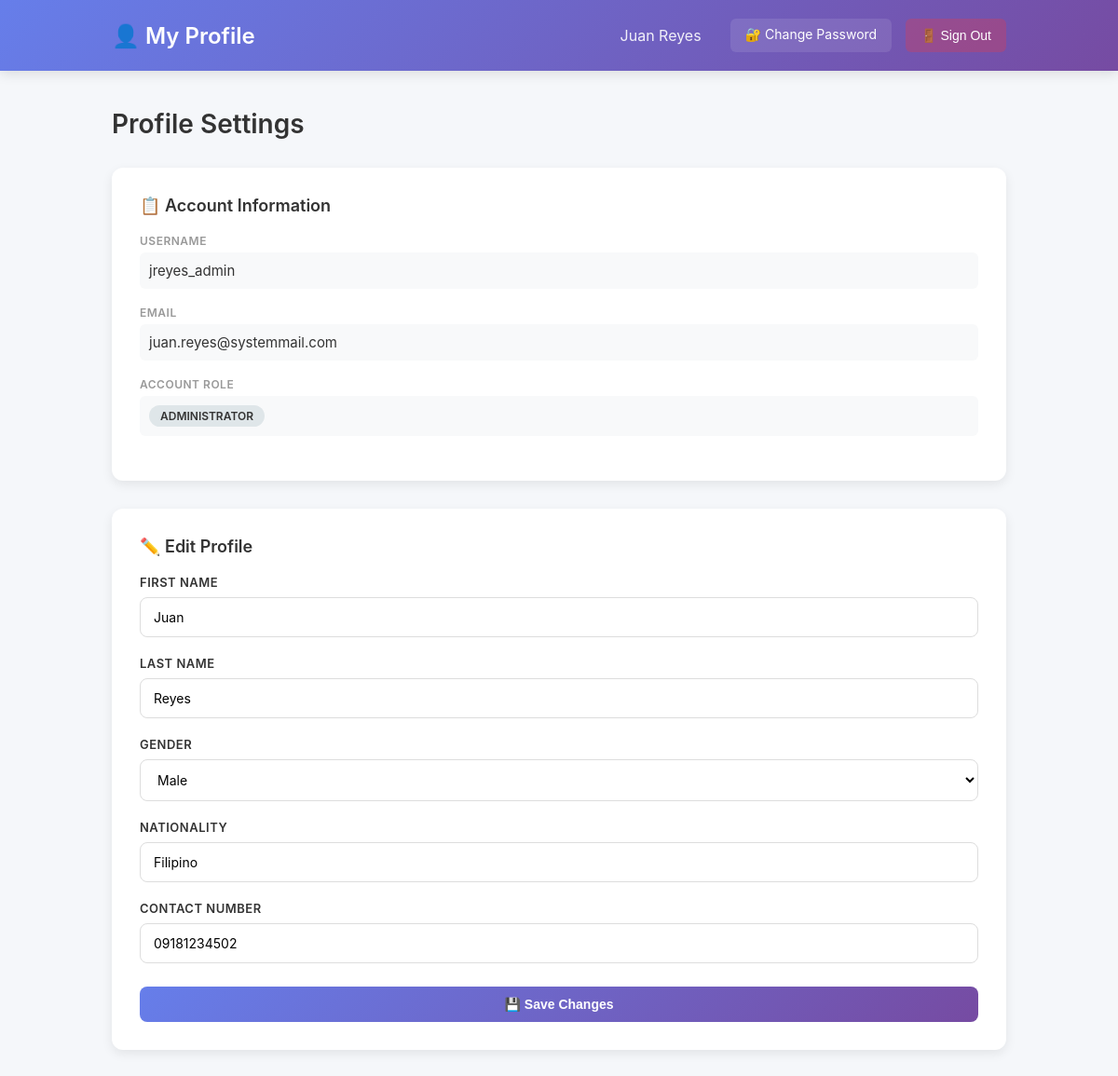
The app's page /profile.php (signed in) with its own data.
### tables this page shows
CREATE TABLE `users` (
  `id` int(11) NOT NULL,
  `username` varchar(50) NOT NULL,
  `email` varchar(120) NOT NULL,
  `password_hash` varchar(255) NOT NULL,
  `role` enum('admin','user') NOT NULL DEFAULT 'user',
  `firstname` varchar(60) NOT NULL,
  `lastname` varchar(60) NOT NULL,
  `gender` enum('male','female','other') DEFAULT 'other',
  `nationality` varchar(80) DEFAULT NULL,
  `contact_number` varchar(30) DEFAULT NULL,
  `created_at` timestamp NOT NULL DEFAULT current_timestamp()
);

### public/profile.php (the view, shortened to what this page needs)
<?php
require "../components/pdo.php";
$id = $_SESSION["user_id"];
$stmt = $pdo->prepare(
    "SELECT * FROM users WHERE id=?"
);
$stmt->execute([$id]);
$user = $stmt->fetch();
?>
<!DOCTYPE html>
<html lang="en">
<head>
</head>
<body>
    <header>
        <div class="header-content">
            <div class="header-title">👤 My Profile</div>
            <div class="header-nav">
                <span style="padding: 8px 16px; opacity: 0.9;"><?= htmlspecialchars($_SESSION['firstname'] . ' ' . $_SESSION['lastname']) ?></span>
                <a href="change_password.php">🔐 Change Password</a>
                <button onclick="confirmLogout()" class="logout-btn">🚪 Sign Out</button>
            </div>
        </div>
    </header>
    <div class="container">
        <h1 class="page-title">Profile Settings</h1>
        <div class="profile-grid">
            <div class="card">
                <div class="card-title">📋 Account Information</div>
                <div class="info-group">
                    <div class="info-label">Username</div>
                    <div class="info-value"><?= htmlspecialchars($user["username"]) ?></div>
                </div>
                <div class="info-group">
                    <div class="info-label">Email</div>
                    <div class="info-value"><?= htmlspecialchars($user["email"]) ?></div>
                </div>
                <div class="info-group">
                    <div class="info-label">Account Role</div>
                    <div class="info-value">
                        <span style="
                            display: inline-block;
                            padding: 4px 12px;
                            background-color: #dfe6e9;
                            border-radius: 20px;
                            font-weight: 600;
                            text-transform: uppercase;
                            font-size: 12px;
                        ">
                            <?= $user["role"] === 'admin' ? 'Administrator' : 'User' ?>
                        </span>
                    </div>
                </div>
            </div>
        </div>
        <div class="card" style="margin-top: 30px;">
            <div class="card-title">✏️ Edit Profile</div>
            <form method="POST">
                <div class="form-group">
                    <label for="firstname">First Name</label>
                    <input
                        id="firstname"
                        type="text"
                        name="firstname"
                        value="<?= htmlspecialchars($user["firstname"]) ?>"
                        required
                    >
                </div>
                <div class="form-group">
                    <label for="lastname">Last Name</label>
                    <input
                        id="lastname"
                        type="text"
                        name="lastname"
                        value="<?= htmlspecialchars($user["lastname"]) ?>"
                        required
                    >
                </div>
                <div class="form-group">
                    <label for="gender">Gender</label>
                    <select id="gender" name="gender">
                        <option value="male" <?= $user["gender"] === 'male' ? 'selected' : '' ?>>Male</option>
                    </select>
                </div>
                <div class="form-group">
                    <label for="nationality">Nationality</label>
                    <input
                        id="nationality"
                        type="text"
                        name="nationality"
                        value="<?= htmlspecialchars($user["nationality"] ?? '') ?>"
                        placeholder="Enter your nationality"
                    >
                </div>
                <div class="form-group">
                    <label for="contact_number">Contact Number</label>
                    <input
                        id="contact_number"
                        type="tel"
                        name="contact_number"
                        value="<?= htmlspecialchars($user["contact_number"] ?? '') ?>"
                        placeholder="Enter your contact number"
                    >
                </div>
                <div class="button-group">
                    <button type="submit" class="btn btn-primary" onclick="return confirmProfileEdit()">💾 Save Changes</button>
                </div>
            </form>
        </div>
    </div>
</body>
</html>

### public/profile.php (style rules this page uses)
* { margin: 0; padding: 0; box-sizing: border-box; }
body { font-family: -apple-system, BlinkMacSystemFont, 'Segoe UI', 'Helvetica Neue', sans-serif; background-color: #f5f7fa; color: #333; }
header { background: linear-gradient(135deg, #667eea 0%, #764ba2 100%); color: white; padding: 20px 0; box-shadow: 0 4px 12px rgba(0, 0, 0, 0.1); position: sticky; top: 0; z-index: 100; }
.header-content { max-width: 1000px; margin: 0 auto; padding: 0 20px; display: flex; justify-content: space-between; align-items: center; }
.header-title { font-size: 24px; font-weight: 600; }
.header-nav { display: flex; gap: 15px; }
.header-nav a { color: white; text-decoration: none; padding: 8px 16px; border-radius: 6px; font-size: 14px; transition: all 0.3s ease; background: rgba(255, 255, 255, 0.1); }
.logout-btn { color: white; text-decoration: none; padding: 8px 16px; border-radius: 6px; font-size: 14px; transition: all 0.3s ease; background: rgba(232, 57, 70, 0.3); cursor: pointer; border: none; }
.container { max-width: 1000px; margin: 0 auto; padding: 40px 20px; }
.page-title { font-size: 28px; font-weight: 600; margin-bottom: 30px; color: #333; }
.profile-grid { display: grid; grid-template-columns: 1fr; gap: 30px; }
.card { background: white; border-radius: 12px; padding: 30px; box-shadow: 0 4px 12px rgba(0, 0, 0, 0.08); }
.card-title { font-size: 18px; font-weight: 600; margin-bottom: 20px; color: #333; display: flex; align-items: center; gap: 10px; }
.info-group { margin-bottom: 18px; }
.info-label { font-size: 12px; color: #999; text-transform: uppercase; letter-spacing: 0.5px; font-weight: 600; margin-bottom: 5px; }
.info-value { font-size: 15px; color: #333; padding: 10px; background-color: #f8f9fa; border-radius: 6px; word-break: break-word; }
.form-group { margin-bottom: 20px; }
.form-group label { display: block; margin-bottom: 8px; font-size: 13px; color: #333; font-weight: 600; text-transform: uppercase; letter-spacing: 0.5px; }
.form-group input { width: 100%; padding: 12px 14px; border: 1.5px solid #ddd; border-radius: 8px; font-size: 14px; transition: all 0.3s ease; font-family: inherit; }
.form-group select { width: 100%; padding: 12px 14px; border: 1.5px solid #ddd; border-radius: 8px; font-size: 14px; transition: all 0.3s ease; font-family: inherit; background-color: white; cursor: pointer; }
.button-group { display: flex; gap: 10px; margin-top: 25px; }
.btn { padding: 11px 22px; border: none; border-radius: 8px; font-size: 14px; font-weight: 600; cursor: pointer; transition: all 0.3s ease; text-decoration: none; display: inline-block; }
.btn-primary { background: linear-gradient(135deg, #667eea 0%, #764ba2 100%); color: white; flex: 1; }

### records on screen
users: username "jreyes_admin", email "juan.reyes@systemmail.com", firstname "Juan", lastname "Reyes", gender "Male", nationality "Filipino", contact_number "09181234502"

### other values on screen
$_SESSION['firstname'] . ' ' . $_SESSION['lastname'] "Juan Reyes"
